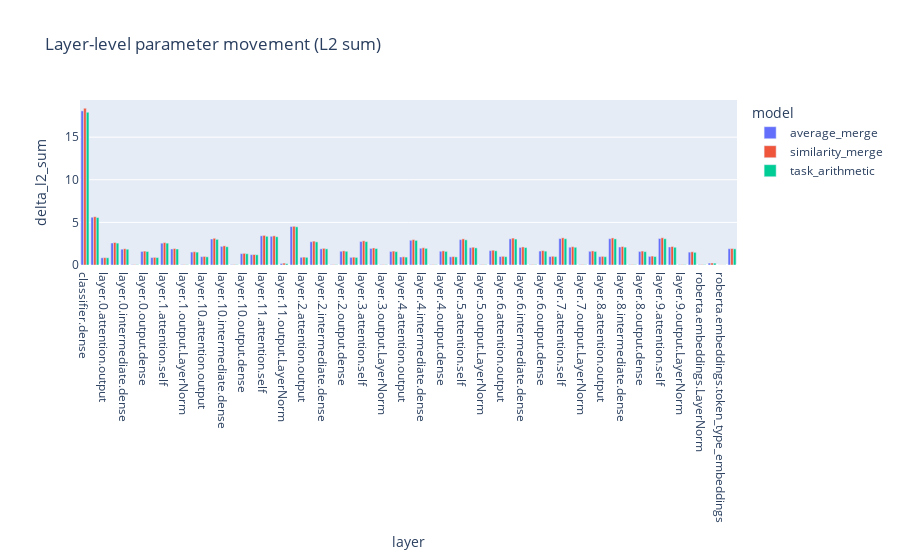

The code cell stored with this chart in its notebook:
### Code cell
if not layer_deltas_df.empty:
    fig = px.bar(
        layer_deltas_df,
        x="layer",
        y="delta_l2_sum",
        color="model",
        barmode="group",
        title="Layer-level parameter movement (L2 sum)",
    )
    fig.show()

### Figure 1 — Plotly figure (JSON) as saved in the notebook; plotly's stock layout.template omitted (floating-point values rounded to 4 significant figures)
{"data": [{"alignmentgroup": "True", "hovertemplate": "model=average_merge<br>layer=%{x}<br>delta_l2_sum=%{y}<extra></extra>", "legendgroup": "average_merge", "marker": {"color": "#636efa", "pattern": {"shape": ""}}, "name": "average_merge", "offsetgroup": "average_merge", "orientation": "v", "showlegend": true, "textposition": "auto", "type": "bar", "x": ["classifier.dense", "classifier.out_proj", "layer.0.attention.output", "layer.0.attention.self", "layer.0.intermediate.dense", "layer.0.output.LayerNorm", "layer.0.output.dense", "layer.1.attention.output", "layer.1.attention.self", "layer.1.intermediate.dense", "layer.1.output.LayerNorm", "layer.1.output.dense", "layer.10.attention.output", "layer.10.attention.self", "layer.10.intermediate.dense", "layer.10.output.LayerNorm", "layer.10.output.dense", "layer.11.attention.output", "layer.11.attention.self", "layer.11.intermediate.dense", "layer.11.output.LayerNorm", "layer.11.output.dense", "layer.2.attention.output", "layer.2.attention.self", "layer.2.intermediate.dense", "layer.2.output.LayerNorm", "layer.2.output.dense", "layer.3.attention.output", "layer.3.attention.self", "layer.3.intermediate.dense", "layer.3.output.LayerNorm", "layer.3.output.dense", "layer.4.attention.output", "layer.4.attention.self", "layer.4.intermediate.dense", "layer.4.output.LayerNorm", "layer.4.output.dense", "layer.5.attention.output", "layer.5.attention.self", "layer.5.intermediate.dense", "layer.5.output.LayerNorm", "layer.5.output.dense", "layer.6.attention.output", "layer.6.attention.self", "layer.6.intermediate.dense", "layer.6.output.LayerNorm", "layer.6.output.dense", "layer.7.attention.output", "layer.7.attention.self", "layer.7.intermediate.dense", "layer.7.output.LayerNorm", "layer.7.output.dense", "layer.8.attention.output", "layer.8.attention.self", "layer.8.intermediate.dense", "layer.8.output.LayerNorm", "layer.8.output.dense", "layer.9.attention.output", "layer.9.attention.self", "layer.9.intermediate.dense", "layer.9.output.LayerNorm", "layer.9.output.dense", "roberta.embeddings.LayerNorm", "roberta.embeddings.position_embeddings", "roberta.embeddings.token_type_embeddings", "roberta.embeddings.word_embeddings"], "xaxis": "x", "y": [18.08, 5.605, 0.8462, 2.579, 1.858, 0.03896, 1.591, 0.8757, 2.562, 1.883, 0.03897, 1.52, 0.9798, 3.054, 2.187, 0.04553, 1.336, 1.216, 3.427, 3.369, 0.1771, 4.516, 0.9035, 2.73, 1.902, 0.03916, 1.614, 0.8955, 2.76, 1.946, 0.04044, 1.587, 0.9361, 2.902, 1.97, 0.03911, 1.614, 0.9612, 2.979, 2.032, 0.04167, 1.687, 0.9902, 3.07, 2.065, 0.04283, 1.637, 0.9922, 3.103, 2.091, 0.04082, 1.607, 0.9801, 3.088, 2.11, 0.04191, 1.59, 1.014, 3.112, 2.115, 0.0433, 1.51, 0.0413, 0.2258, 0.01464, 1.909], "yaxis": "y"}, {"alignmentgroup": "True", "hovertemplate": "model=similarity_merge<br>layer=%{x}<br>delta_l2_sum=%{y}<extra></extra>", "legendgroup": "similarity_merge", "marker": {"color": "#EF553B", "pattern": {"shape": ""}}, "name": "similarity_merge", "offsetgroup": "similarity_merge", "orientation": "v", "showlegend": true, "textposition": "auto", "type": "bar", "x": ["classifier.dense", "classifier.out_proj", "layer.0.attention.output", "layer.0.attention.self", "layer.0.intermediate.dense", "layer.0.output.LayerNorm", "layer.0.output.dense", "layer.1.attention.output", "layer.1.attention.self", "layer.1.intermediate.dense", "layer.1.output.LayerNorm", "layer.1.output.dense", "layer.10.attention.output", "layer.10.attention.self", "layer.10.intermediate.dense", "layer.10.output.LayerNorm", "layer.10.output.dense", "layer.11.attention.output", "layer.11.attention.self", "layer.11.intermediate.dense", "layer.11.output.LayerNorm", "layer.11.output.dense", "layer.2.attention.output", "layer.2.attention.self", "layer.2.intermediate.dense", "layer.2.output.LayerNorm", "layer.2.output.dense", "layer.3.attention.output", "layer.3.attention.self", "layer.3.intermediate.dense", "layer.3.output.LayerNorm", "layer.3.output.dense", "layer.4.attention.output", "layer.4.attention.self", "layer.4.intermediate.dense", "layer.4.output.LayerNorm", "layer.4.output.dense", "layer.5.attention.output", "layer.5.attention.self", "layer.5.intermediate.dense", "layer.5.output.LayerNorm", "layer.5.output.dense", "layer.6.attention.output", "layer.6.attention.self", "layer.6.intermediate.dense", "layer.6.output.LayerNorm", "layer.6.output.dense", "layer.7.attention.output", "layer.7.attention.self", "layer.7.intermediate.dense", "layer.7.output.LayerNorm", "layer.7.output.dense", "layer.8.attention.output", "layer.8.attention.self", "layer.8.intermediate.dense", "layer.8.output.LayerNorm", "layer.8.output.dense", "layer.9.attention.output", "layer.9.attention.self", "layer.9.intermediate.dense", "layer.9.output.LayerNorm", "layer.9.output.dense", "roberta.embeddings.LayerNorm", "roberta.embeddings.position_embeddings", "roberta.embeddings.token_type_embeddings", "roberta.embeddings.word_embeddings"], "xaxis": "x", "y": [18.39, 5.666, 0.8631, 2.641, 1.906, 0.04007, 1.63, 0.8979, 2.63, 1.93, 0.03929, 1.558, 1.005, 3.135, 2.251, 0.04664, 1.367, 1.229, 3.477, 3.422, 0.2245, 4.542, 0.9283, 2.799, 1.954, 0.03994, 1.659, 0.9226, 2.837, 2.0, 0.04151, 1.631, 0.9634, 2.977, 2.026, 0.04036, 1.658, 0.9892, 3.063, 2.088, 0.04305, 1.735, 1.021, 3.157, 2.12, 0.04385, 1.685, 1.023, 3.188, 2.147, 0.04172, 1.651, 1.014, 3.175, 2.168, 0.04354, 1.637, 1.047, 3.196, 2.169, 0.04467, 1.551, 0.04239, 0.233, 0.01526, 1.933], "yaxis": "y"}, {"alignmentgroup": "True", "hovertemplate": "model=task_arithmetic<br>layer=%{x}<br>delta_l2_sum=%{y}<extra></extra>", "legendgroup": "task_arithmetic", "marker": {"color": "#00cc96", "pattern": {"shape": ""}}, "name": "task_arithmetic", "offsetgroup": "task_arithmetic", "orientation": "v", "showlegend": true, "textposition": "auto", "type": "bar", "x": ["classifier.dense", "classifier.out_proj", "layer.0.attention.output", "layer.0.attention.self", "layer.0.intermediate.dense", "layer.0.output.LayerNorm", "layer.0.output.dense", "layer.1.attention.output", "layer.1.attention.self", "layer.1.intermediate.dense", "layer.1.output.LayerNorm", "layer.1.output.dense", "layer.10.attention.output", "layer.10.attention.self", "layer.10.intermediate.dense", "layer.10.output.LayerNorm", "layer.10.output.dense", "layer.11.attention.output", "layer.11.attention.self", "layer.11.intermediate.dense", "layer.11.output.LayerNorm", "layer.11.output.dense", "layer.2.attention.output", "layer.2.attention.self", "layer.2.intermediate.dense", "layer.2.output.LayerNorm", "layer.2.output.dense", "layer.3.attention.output", "layer.3.attention.self", "layer.3.intermediate.dense", "layer.3.output.LayerNorm", "layer.3.output.dense", "layer.4.attention.output", "layer.4.attention.self", "layer.4.intermediate.dense", "layer.4.output.LayerNorm", "layer.4.output.dense", "layer.5.attention.output", "layer.5.attention.self", "layer.5.intermediate.dense", "layer.5.output.LayerNorm", "layer.5.output.dense", "layer.6.attention.output", "layer.6.attention.self", "layer.6.intermediate.dense", "layer.6.output.LayerNorm", "layer.6.output.dense", "layer.7.attention.output", "layer.7.attention.self", "layer.7.intermediate.dense", "layer.7.output.LayerNorm", "layer.7.output.dense", "layer.8.attention.output", "layer.8.attention.self", "layer.8.intermediate.dense", "layer.8.output.LayerNorm", "layer.8.output.dense", "layer.9.attention.output", "layer.9.attention.self", "layer.9.intermediate.dense", "layer.9.output.LayerNorm", "layer.9.output.dense", "roberta.embeddings.LayerNorm", "roberta.embeddings.position_embeddings", "roberta.embeddings.token_type_embeddings", "roberta.embeddings.word_embeddings"], "xaxis": "x", "y": [17.92, 5.568, 0.8486, 2.567, 1.853, 0.03948, 1.585, 0.8751, 2.564, 1.878, 0.03959, 1.513, 0.9605, 3.009, 2.146, 0.04435, 1.318, 1.2, 3.368, 3.317, 0.1563, 4.48, 0.9, 2.712, 1.894, 0.03872, 1.606, 0.8876, 2.747, 1.933, 0.04005, 1.566, 0.9289, 2.888, 1.954, 0.03934, 1.598, 0.952, 2.955, 2.01, 0.04129, 1.666, 0.9784, 3.043, 2.047, 0.04317, 1.623, 0.9843, 3.082, 2.08, 0.04031, 1.594, 0.9748, 3.066, 2.092, 0.04154, 1.568, 0.9963, 3.083, 2.082, 0.04206, 1.485, 0.04127, 0.2171, 0.01453, 1.897], "yaxis": "y"}], "layout": {"barmode": "group", "legend": {"title": {"text": "model"}, "tracegroupgap": 0}, "title": {"text": "Layer-level parameter movement (L2 sum)"}, "xaxis": {"anchor": "y", "domain": [0, 1], "title": {"text": "layer"}}, "yaxis": {"anchor": "x", "domain": [0, 1], "title": {"text": "delta_l2_sum"}}}}
